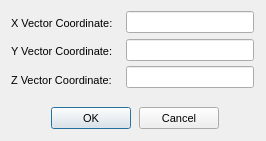
<?xml version="1.0"?>
<ui version="4.0">
  <class>Form</class>
  <widget class="QDialog" name="IDD_DALLAS_VECTOR_DIALOG">
    <property name="geometry">
      <rect>
        <x>0</x>
        <y>0</y>
        <width>266</width>
        <height>141</height>
      </rect>
    </property>
    <property name="windowTitle">
      <string>Vector Value Prompt</string>
    </property>
    <property name="font">
      <font>
        <family>Liberation Sans</family>
        <pointsize>8</pointsize>
        <bold>false</bold>
        <italic>false</italic>
      </font>
    </property>
    <property name="enabled">
      <bool>true</bool>
    </property>
    <property name="windowFlags">
      <set>Qt::Dialog|Qt::WindowCloseButtonHint</set>
    </property>
    <property name="minimumSize">
      <size>
        <width>266</width>
        <height>141</height>
      </size>
    </property>
    <property name="maximumSize">
      <size>
        <width>266</width>
        <height>141</height>
      </size>
    </property>
    <widget class="QLineEdit" name="IDC_DATA1_EDIT">
      <property name="geometry">
        <rect>
          <x>126</x>
          <y>11</y>
          <width>128</width>
          <height>22</height>
        </rect>
      </property>
      <property name="visible">
        <bool>true</bool>
      </property>
      <property name="enabled">
        <bool>true</bool>
      </property>
    </widget>
    <widget class="QLabel" name="IDC_STATIC">
      <property name="geometry">
        <rect>
          <x>11</x>
          <y>17</y>
          <width>110</width>
          <height>13</height>
        </rect>
      </property>
      <property name="text">
        <string>X Vector Coordinate:</string>
      </property>
      <property name="visible">
        <bool>true</bool>
      </property>
      <property name="enabled">
        <bool>true</bool>
      </property>
      <property name="alignment">
        <set>Qt::AlignLeft</set>
      </property>
    </widget>
    <widget class="QLineEdit" name="IDC_DATA2_EDIT">
      <property name="geometry">
        <rect>
          <x>126</x>
          <y>39</y>
          <width>128</width>
          <height>22</height>
        </rect>
      </property>
      <property name="visible">
        <bool>true</bool>
      </property>
      <property name="enabled">
        <bool>true</bool>
      </property>
    </widget>
    <widget class="QLabel" name="IDC_STATIC_2">
      <property name="geometry">
        <rect>
          <x>11</x>
          <y>45</y>
          <width>110</width>
          <height>13</height>
        </rect>
      </property>
      <property name="text">
        <string>Y Vector Coordinate:</string>
      </property>
      <property name="visible">
        <bool>true</bool>
      </property>
      <property name="enabled">
        <bool>true</bool>
      </property>
      <property name="alignment">
        <set>Qt::AlignLeft</set>
      </property>
    </widget>
    <widget class="QLineEdit" name="IDC_DATA3_EDIT">
      <property name="geometry">
        <rect>
          <x>126</x>
          <y>66</y>
          <width>128</width>
          <height>22</height>
        </rect>
      </property>
      <property name="visible">
        <bool>true</bool>
      </property>
      <property name="enabled">
        <bool>true</bool>
      </property>
    </widget>
    <widget class="QLabel" name="IDC_STATIC_3">
      <property name="geometry">
        <rect>
          <x>11</x>
          <y>74</y>
          <width>110</width>
          <height>13</height>
        </rect>
      </property>
      <property name="text">
        <string>Z Vector Coordinate:</string>
      </property>
      <property name="visible">
        <bool>true</bool>
      </property>
      <property name="enabled">
        <bool>true</bool>
      </property>
      <property name="alignment">
        <set>Qt::AlignLeft</set>
      </property>
    </widget>
    <widget class="QPushButton" name="IDOK">
      <property name="geometry">
        <rect>
          <x>51</x>
          <y>107</y>
          <width>80</width>
          <height>22</height>
        </rect>
      </property>
      <property name="text">
        <string>OK</string>
      </property>
      <property name="visible">
        <bool>true</bool>
      </property>
      <property name="enabled">
        <bool>true</bool>
      </property>
      <property name="default">
        <bool>true</bool>
      </property>
      <property name="autoDefault">
        <bool>true</bool>
      </property>
    </widget>
    <widget class="QPushButton" name="IDCANCEL">
      <property name="geometry">
        <rect>
          <x>139</x>
          <y>107</y>
          <width>80</width>
          <height>22</height>
        </rect>
      </property>
      <property name="text">
        <string>Cancel</string>
      </property>
      <property name="visible">
        <bool>true</bool>
      </property>
      <property name="enabled">
        <bool>true</bool>
      </property>
      <property name="default">
        <bool>false</bool>
      </property>
      <property name="autoDefault">
        <bool>false</bool>
      </property>
    </widget>
    <action name="IDD_ORPHANHUNTER">
      <property name="text">
        <string>Orphan Hunter</string>
      </property>
    </action>
    <action name="IDD_REORDER_PAGES">
      <property name="text">
        <string>Reorder Net Pages</string>
      </property>
    </action>
    <action name="IDD_SHOW_ALL_CHECKED_OUT">
      <property name="text">
        <string>Show All Pages Checked Out</string>
      </property>
    </action>
    <action name="IDM_IMPORT_BITMAP">
      <property name="text">
        <string>Bitmap/Animation Converter...</string>
      </property>
    </action>
    <action name="ID_APP_ABOUT">
      <property name="text">
        <string>&amp;About editor...</string>
      </property>
    </action>
    <action name="ID_APP_EXIT">
      <property name="text">
        <string>E&amp;xit</string>
      </property>
      <property name="shortcut">
        <string>Alt+X</string>
      </property>
    </action>
    <action name="ID_BRIEFING_EDITOR">
      <property name="text">
        <string>Briefing Editor...</string>
      </property>
    </action>
    <action name="ID_BUTTON_LIGHTING">
      <property name="text">
        <string>ID_BUTTON_LIGHTING</string>
      </property>
    </action>
    <action name="ID_BUTTON_OUTLINE">
      <property name="text">
        <string>ID_BUTTON_OUTLINE</string>
      </property>
    </action>
    <action name="ID_BUTTON_WINDOWSELECTION">
      <property name="text">
        <string>ID_BUTTON_WINDOWSELECTION</string>
      </property>
    </action>
    <action name="ID_D3HELP">
      <property name="text">
        <string>Help on D3 Editor</string>
      </property>
    </action>
    <action name="ID_EDITORS_AIPROPERTIES">
      <property name="text">
        <string>AI Properties...</string>
      </property>
    </action>
    <action name="ID_EDITORS_AMBIENTSOUNDS">
      <property name="text">
        <string>Ambient Sounds...</string>
      </property>
    </action>
    <action name="ID_EDITORS_DALLAS">
      <property name="text">
        <string>Dallas Graphical Script Editor...</string>
      </property>
    </action>
    <action name="ID_EDITORS_FILES">
      <property name="text">
        <string>Files...</string>
      </property>
    </action>
    <action name="ID_EDITORS_MEGACELLS">
      <property name="text">
        <string>Megacells...</string>
      </property>
    </action>
    <action name="ID_EDIT_ADDSELECT">
      <property name="text">
        <string>Add Current Room to Selected List</string>
      </property>
    </action>
    <action name="ID_EDIT_ATTACH">
      <property name="text">
        <string>&amp;Attach</string>
      </property>
    </action>
    <action name="ID_EDIT_CLEARSELECTED">
      <property name="text">
        <string>Clear Selected List</string>
      </property>
    </action>
    <action name="ID_EDIT_COPY">
      <property name="text">
        <string>&amp;Copy</string>
      </property>
      <property name="shortcut">
        <string>Ctrl+Ins</string>
      </property>
    </action>
    <action name="ID_EDIT_CUT">
      <property name="text">
        <string>Cu&amp;t</string>
      </property>
      <property name="shortcut">
        <string>Shift+Del</string>
      </property>
    </action>
    <action name="ID_EDIT_DELETE">
      <property name="text">
        <string>&amp;Delete</string>
      </property>
    </action>
    <action name="ID_EDIT_LOADSCRAP">
      <property name="text">
        <string>Load Scrap from Disk</string>
      </property>
    </action>
    <action name="ID_EDIT_PASTE">
      <property name="text">
        <string>&amp;Paste</string>
      </property>
      <property name="shortcut">
        <string>Shift+Ins</string>
      </property>
    </action>
    <action name="ID_EDIT_PLACE">
      <property name="text">
        <string>&amp;Place in Mine</string>
      </property>
    </action>
    <action name="ID_EDIT_PLACE_TERRAIN">
      <property name="text">
        <string>&amp;Place on Terrain</string>
      </property>
    </action>
    <action name="ID_EDIT_REMOVESELECT">
      <property name="text">
        <string>Remove Current Room from Selected List</string>
      </property>
    </action>
    <action name="ID_EDIT_SAVESCRAP">
      <property name="text">
        <string>Save Scrap to Disk</string>
      </property>
    </action>
    <action name="ID_EDIT_SELECTATTACHED">
      <property name="text">
        <string>Select All Rooms Attached to Current Room</string>
      </property>
    </action>
    <action name="ID_EDIT_UNDO">
      <property name="text">
        <string>&amp;Undo</string>
      </property>
      <property name="shortcut">
        <string>Alt+Backspace</string>
      </property>
    </action>
    <action name="ID_FILE_AUTOSAVE">
      <property name="text">
        <string>Autosave</string>
      </property>
      <property name="checkable">
        <bool>true</bool>
      </property>
    </action>
    <action name="ID_FILE_CHECKMINE">
      <property name="text">
        <string>&amp;Check Mine</string>
      </property>
    </action>
    <action name="ID_FILE_FIXCRACKS">
      <property name="text">
        <string>Fix Level Cracks</string>
      </property>
    </action>
    <action name="ID_FILE_FIXDEGENERATEFACES">
      <property name="text">
        <string>Fix/Remove Degenerate Faces</string>
      </property>
    </action>
    <action name="ID_FILE_IMPORT_ROOM">
      <property name="text">
        <string>Import 3DSMax Room</string>
      </property>
    </action>
    <action name="ID_FILE_INFORMATION">
      <property name="text">
        <string>&amp;Information</string>
      </property>
      <property name="shortcut">
        <string>Alt+I</string>
      </property>
    </action>
    <action name="ID_FILE_LEAVE_EDITOR">
      <property name="text">
        <string>Go to main menu...</string>
      </property>
    </action>
    <action name="ID_FILE_LEVELPROPS">
      <property name="text">
        <string>Set Selected Room(s) Properties</string>
      </property>
    </action>
    <action name="ID_FILE_LEVEL_INFO">
      <property name="text">
        <string>Edit Level Info...</string>
      </property>
    </action>
    <action name="ID_FILE_MRU_FILE1">
      <property name="text">
        <string>Recent File</string>
      </property>
      <property name="enabled">
        <bool>false</bool>
      </property>
    </action>
    <action name="ID_FILE_NEW">
      <property name="text">
        <string>&amp;New</string>
      </property>
      <property name="shortcut">
        <string>Ctrl+N</string>
      </property>
    </action>
    <action name="ID_FILE_OPEN">
      <property name="text">
        <string>&amp;Open...</string>
      </property>
      <property name="shortcut">
        <string>Ctrl+O</string>
      </property>
    </action>
    <action name="ID_FILE_PLAY640X480">
      <property name="text">
        <string>&amp;Play in 640 x 480</string>
      </property>
      <property name="shortcut">
        <string>Alt+P</string>
      </property>
    </action>
    <action name="ID_FILE_PREFERENCES">
      <property name="text">
        <string>Preferences</string>
      </property>
    </action>
    <action name="ID_FILE_PRINT">
      <property name="text">
        <string>&amp;Print...</string>
      </property>
      <property name="shortcut">
        <string>Ctrl+P</string>
      </property>
    </action>
    <action name="ID_FILE_PRINT_PREVIEW">
      <property name="text">
        <string>Print Pre&amp;view</string>
      </property>
    </action>
    <action name="ID_FILE_PRINT_SETUP">
      <property name="text">
        <string>P&amp;rint Setup...</string>
      </property>
    </action>
    <action name="ID_FILE_REMOVEDUPLICATEFACESFROMCURRENTROOM">
      <property name="text">
        <string>Remove Duplicate Faces from Current Room</string>
      </property>
    </action>
    <action name="ID_FILE_REMOVEEXTRAPOINTS">
      <property name="text">
        <string>Remove Extra Points</string>
      </property>
    </action>
    <action name="ID_FILE_RESTOREGAMESTATE">
      <property name="text">
        <string>Restore Gamestate</string>
      </property>
    </action>
    <action name="ID_FILE_SAVE">
      <property name="text">
        <string>&amp;Save</string>
      </property>
      <property name="shortcut">
        <string>Ctrl+S</string>
      </property>
    </action>
    <action name="ID_FILE_SAVEGOALTEXT">
      <property name="text">
        <string>Save Goal Text to File</string>
      </property>
    </action>
    <action name="ID_FILE_SAVE_AS">
      <property name="text">
        <string>Save &amp;As...</string>
      </property>
    </action>
    <action name="ID_FILE_SAVE_COPY_AS">
      <property name="text">
        <string>Save Copy &amp;As...</string>
      </property>
    </action>
    <action name="ID_FILE_STATS">
      <property name="text">
        <string>Show Level Stats</string>
      </property>
    </action>
    <action name="ID_FILE_UPDATE">
      <property name="text">
        <string>&amp;Update</string>
      </property>
      <property name="shortcut">
        <string>Ctrl+S</string>
      </property>
    </action>
    <action name="ID_FILE_VERIFY_LEVEL">
      <property name="text">
        <string>Verify Level</string>
      </property>
    </action>
    <action name="ID_HOTSPOT_TGA">
      <property name="text">
        <string>HotSpot TGA Extractor...</string>
      </property>
    </action>
    <action name="ID_MINE_VIEW">
      <property name="text">
        <string>Mine View</string>
      </property>
      <property name="shortcut">
        <string>F2</string>
      </property>
    </action>
    <action name="ID_OBJBUTTON">
      <property name="text">
        <string>ID_OBJBUTTON</string>
      </property>
    </action>
    <action name="ID_OBJECT_DELETEOBJECT">
      <property name="text">
        <string>Delete Object</string>
      </property>
      <property name="shortcut">
        <string>Del</string>
      </property>
    </action>
    <action name="ID_OBJECT_MOVEPLAYER">
      <property name="text">
        <string>Move Player 0 to Viewer</string>
      </property>
    </action>
    <action name="ID_OBJECT_PLACECAMERAATCURRENTFACE">
      <property name="text">
        <string>Create New Camera at Current Face</string>
      </property>
    </action>
    <action name="ID_OBJECT_PLACECAMERAATVIEWER">
      <property name="text">
        <string>Create New Camera at Viewer</string>
      </property>
    </action>
    <action name="ID_OBJECT_PLACEOBJECT">
      <property name="text">
        <string>Place Object</string>
      </property>
      <property name="shortcut">
        <string>Ins</string>
      </property>
    </action>
    <action name="ID_OBJECT_PLACESOUNDSOURCEATVIEWER">
      <property name="text">
        <string>Create SoundSource at Viewer</string>
      </property>
    </action>
    <action name="ID_OBJECT_PLACEWAYPOINTATVIEWER">
      <property name="text">
        <string>Place Waypoint at Viewer</string>
      </property>
    </action>
    <action name="ID_OBJECT_SELECTBYNUMBER">
      <property name="text">
        <string>Select Object By Number</string>
      </property>
    </action>
    <action name="ID_OBJECT_SETCAMERAFROMVIEWER">
      <property name="text">
        <string>Move Camera to Viewer</string>
      </property>
    </action>
    <action name="ID_OBJECT_SETVIEWERFROMCAMERA">
      <property name="text">
        <string>Move Viewer to Camera</string>
      </property>
    </action>
    <action name="ID_OSIRISCOMPILE">
      <property name="text">
        <string>ID_OSIRISCOMPILE</string>
      </property>
    </action>
    <action name="ID_REINIT_OPENGL">
      <property name="text">
        <string>ID_REINIT_OPENGL</string>
      </property>
    </action>
    <action name="ID_ROOM_ADD">
      <property name="text">
        <string>&amp;Add Room at Current Face</string>
      </property>
      <property name="shortcut">
        <string>Shift+A</string>
      </property>
    </action>
    <action name="ID_ROOM_ADDVERTTONEWFACE">
      <property name="text">
        <string>Add Vert to New Face</string>
      </property>
      <property name="shortcut">
        <string>Shift+V</string>
      </property>
    </action>
    <action name="ID_ROOM_ATTACHROOM">
      <property name="text">
        <string>Attach Room</string>
      </property>
    </action>
    <action name="ID_ROOM_BUILDBRIDGE">
      <property name="text">
        <string>&amp;Build Bridge</string>
      </property>
    </action>
    <action name="ID_ROOM_BUILDSMOOTHBRIDGE">
      <property name="text">
        <string>Build Smooth Bridge</string>
      </property>
      <property name="shortcut">
        <string>Ctrl+B</string>
      </property>
    </action>
    <action name="ID_ROOM_CLEARCENTERPOINT">
      <property name="text">
        <string>Clear Center Point</string>
      </property>
    </action>
    <action name="ID_ROOM_COMBINE">
      <property name="text">
        <string>Combine Rooms</string>
      </property>
    </action>
    <action name="ID_ROOM_DELETE">
      <property name="text">
        <string>Delete Current Room</string>
      </property>
    </action>
    <action name="ID_ROOM_DELETECONNECTEDFACES">
      <property name="text">
        <string>Delete Connected Faces</string>
      </property>
    </action>
    <action name="ID_ROOM_DELETEFACE">
      <property name="text">
        <string>Delete Current Face</string>
      </property>
    </action>
    <action name="ID_ROOM_DELETEPORTAL">
      <property name="text">
        <string>Delete Current Portal</string>
      </property>
    </action>
    <action name="ID_ROOM_DELETEVERT">
      <property name="text">
        <string>Delete Current Vert From Face</string>
      </property>
    </action>
    <action name="ID_ROOM_DROPROOM">
      <property name="text">
        <string>Drop Room</string>
      </property>
    </action>
    <action name="ID_ROOM_FACE_ADDVERTTOEDGE">
      <property name="text">
        <string>Add Vert To Edge</string>
      </property>
    </action>
    <action name="ID_ROOM_FACE_DELETEVERTONEDGE">
      <property name="text">
        <string>Delete Vert on Edge</string>
      </property>
    </action>
    <action name="ID_ROOM_FACE_MOVEVERTONEDGE">
      <property name="text">
        <string>Move Vert on Edge</string>
      </property>
    </action>
    <action name="ID_ROOM_FACE_SPLITFACE">
      <property name="text">
        <string>Split Face</string>
      </property>
    </action>
    <action name="ID_ROOM_FINISHNEWFACE">
      <property name="text">
        <string>Add Last Point to New Face (Finish Face)</string>
      </property>
    </action>
    <action name="ID_ROOM_GRABTEXTURE">
      <property name="text">
        <string>Grab Texture</string>
      </property>
      <property name="shortcut">
        <string>G</string>
      </property>
    </action>
    <action name="ID_ROOM_JOINROOMS">
      <property name="text">
        <string>Join Rooms</string>
      </property>
    </action>
    <action name="ID_ROOM_JOINROOMSEXACT">
      <property name="text">
        <string>Join Rooms Exact</string>
      </property>
    </action>
    <action name="ID_ROOM_JOIN_ADJACENT_FACES">
      <property name="text">
        <string>Join Adjacent Faces</string>
      </property>
    </action>
    <action name="ID_ROOM_LINKTONEWEXTERNAL">
      <property name="text">
        <string>Link Room to New External Room</string>
      </property>
    </action>
    <action name="ID_ROOM_MARK">
      <property name="text">
        <string>&amp;Mark Room/Face</string>
      </property>
      <property name="shortcut">
        <string>Ctrl+M</string>
      </property>
    </action>
    <action name="ID_ROOM_MERGEOBJECTINTOROOM">
      <property name="text">
        <string>Merge Object into Room</string>
      </property>
    </action>
    <action name="ID_ROOM_NEXTFACE">
      <property name="text">
        <string>Next Face</string>
      </property>
      <property name="shortcut">
        <string>F</string>
      </property>
    </action>
    <action name="ID_ROOM_PLACEROOM">
      <property name="text">
        <string>Place Room at Current Room</string>
      </property>
    </action>
    <action name="ID_ROOM_PLACETERRAINROOM">
      <property name="text">
        <string>Place Room at Current Terrain Cell</string>
      </property>
    </action>
    <action name="ID_ROOM_PREVIOUSFACE">
      <property name="text">
        <string>Previous Face</string>
      </property>
      <property name="shortcut">
        <string>Shift+F</string>
      </property>
    </action>
    <action name="ID_ROOM_PROPAGATETOADJACENTCOPLANARFACES">
      <property name="text">
        <string>Propagate to Adjacent Coplanar Faces</string>
      </property>
      <property name="shortcut">
        <string>Ctrl+F</string>
      </property>
    </action>
    <action name="ID_ROOM_PROPAGATETOALL">
      <property name="text">
        <string>Propagate to All Faces in Room</string>
      </property>
      <property name="shortcut">
        <string>Shift+R</string>
      </property>
    </action>
    <action name="ID_ROOM_RENAMEROOM">
      <property name="text">
        <string>Rename Room</string>
      </property>
      <property name="shortcut">
        <string>Ctrl+R</string>
      </property>
    </action>
    <action name="ID_ROOM_ROTATEPLACEDROOM45DEGREES">
      <property name="text">
        <string>Rotate Placed Room 45 Degrees</string>
      </property>
    </action>
    <action name="ID_ROOM_SAVECURRENTROOM">
      <property name="text">
        <string>Save Current Room</string>
      </property>
    </action>
    <action name="ID_ROOM_SELECTBYNUMBER">
      <property name="text">
        <string>Select Room by Number</string>
      </property>
    </action>
    <action name="ID_ROOM_SELECTFACEBYNUMBER">
      <property name="text">
        <string>Select Face by Number</string>
      </property>
    </action>
    <action name="ID_ROOM_SETCENTERFROMVIEWER">
      <property name="text">
        <string>Set Room Center from Viewer</string>
      </property>
    </action>
    <action name="ID_ROOM_SNAPPLACEDROOM">
      <property name="text">
        <string>Snap Placed Room</string>
      </property>
    </action>
    <action name="ID_ROOM_SNAPPOINTTOEDGE">
      <property name="text">
        <string>Snap Point to Edge</string>
      </property>
    </action>
    <action name="ID_ROOM_SNAPPOINTTOFACE">
      <property name="text">
        <string>Snap Point to Face</string>
      </property>
    </action>
    <action name="ID_ROOM_SNAPPOINTTOPOINT">
      <property name="text">
        <string>Snap Point to Point</string>
      </property>
    </action>
    <action name="ID_ROOM_SPLITFACE">
      <property name="text">
        <string>Triangulate face</string>
      </property>
    </action>
    <action name="ID_ROOM_STARTNEWFACE">
      <property name="text">
        <string>Add First Point to New Face (Start Face)</string>
      </property>
    </action>
    <action name="ID_ROOM_SWAPMAKEDANDCURRENTROOMFACE">
      <property name="text">
        <string>Swap Marked and Current Room/Face</string>
      </property>
    </action>
    <action name="ID_ROOM_UNDOSNAP">
      <property name="text">
        <string>Undo Snap</string>
      </property>
    </action>
    <action name="ID_ROOM_UNPLACEROOM">
      <property name="text">
        <string>Un-place Room/Group/Door</string>
      </property>
    </action>
    <action name="ID_ROOM_VIEW">
      <property name="text">
        <string>Room View</string>
      </property>
      <property name="shortcut">
        <string>F4</string>
      </property>
    </action>
    <action name="ID_SCRIPT_LEVEL_INTERFACE">
      <property name="text">
        <string>Levels and Scripts...</string>
      </property>
    </action>
    <action name="ID_SUBEDITORS_FONT">
      <property name="text">
        <string>Font Editor...</string>
      </property>
    </action>
    <action name="ID_SUBEDITORS_HOGMAKER">
      <property name="text">
        <string>Hog Maker...</string>
      </property>
    </action>
    <action name="ID_SUBEDITORS_TABLEFILEEDIT">
      <property name="text">
        <string>Table File Text Editor...</string>
      </property>
    </action>
    <action name="ID_SUBEDITORS_TABLEFILEFILTER">
      <property name="text">
        <string>Table File Filter...</string>
      </property>
    </action>
    <action name="ID_TABLEEDIT_FILE_EXIT">
      <property name="text">
        <string>&amp;Exit</string>
      </property>
    </action>
    <action name="ID_TABLEEDIT_FILE_LOAD">
      <property name="text">
        <string>&amp;Load...</string>
      </property>
    </action>
    <action name="ID_TABLEEDIT_FILE_SAVE">
      <property name="text">
        <string>&amp;Save</string>
      </property>
    </action>
    <action name="ID_TABLEEDIT_FILE_SAVE_AS">
      <property name="text">
        <string>S&amp;ave as...</string>
      </property>
    </action>
    <action name="ID_TABLEFILTER_FILE_EXIT">
      <property name="text">
        <string>Exit</string>
      </property>
    </action>
    <action name="ID_TABLEFILTER_FILE_LOAD">
      <property name="text">
        <string>Load...</string>
      </property>
    </action>
    <action name="ID_TABLEFILTER_FILE_NEW">
      <property name="text">
        <string>New</string>
      </property>
    </action>
    <action name="ID_TABLEFILTER_FILE_SAVE">
      <property name="text">
        <string>Save</string>
      </property>
    </action>
    <action name="ID_TABLEFILTER_FILE_SAVEAS">
      <property name="text">
        <string>Save as...</string>
      </property>
    </action>
    <action name="ID_TERRAIN_VIEW">
      <property name="text">
        <string>Terrain View</string>
      </property>
      <property name="shortcut">
        <string>F3</string>
      </property>
    </action>
    <action name="ID_TEST_TEST1">
      <property name="text">
        <string>Test function 1</string>
      </property>
    </action>
    <action name="ID_TEST_TEST2">
      <property name="text">
        <string>Test function 2</string>
      </property>
    </action>
    <action name="ID_TEST_TEST3">
      <property name="text">
        <string>Test function 3</string>
      </property>
    </action>
    <action name="ID_TOOLS_WORLD_OBJECTS_BUILDINGS">
      <property name="text">
        <string>Buildings...</string>
      </property>
    </action>
    <action name="ID_TOOLS_WORLD_OBJECTS_CLUTTER">
      <property name="text">
        <string>Clutter...</string>
      </property>
    </action>
    <action name="ID_TOOLS_WORLD_OBJECTS_DOOR">
      <property name="text">
        <string>Doors...</string>
      </property>
    </action>
    <action name="ID_TOOLS_WORLD_OBJECTS_LIGHTS">
      <property name="text">
        <string>Lights...</string>
      </property>
    </action>
    <action name="ID_TOOLS_WORLD_OBJECTS_PLAYER">
      <property name="text">
        <string>Player Ships...</string>
      </property>
    </action>
    <action name="ID_TOOLS_WORLD_OBJECTS_POWERUPS">
      <property name="text">
        <string>Powerups...</string>
      </property>
    </action>
    <action name="ID_TOOLS_WORLD_OBJECTS_ROBOTS">
      <property name="text">
        <string>Robots...</string>
      </property>
    </action>
    <action name="ID_TOOLS_WORLD_OBJECTS_SOUND">
      <property name="text">
        <string>Sounds...</string>
      </property>
    </action>
    <action name="ID_TOOLS_WORLD_TEXTURES">
      <property name="text">
        <string>Textures...</string>
      </property>
    </action>
    <action name="ID_TOOLS_WORLD_WEAPONS">
      <property name="text">
        <string>Weapons...</string>
      </property>
    </action>
    <action name="ID_VIEW_CENTERONCUBE">
      <property name="text">
        <string>Center on Current &amp;Room</string>
      </property>
      <property name="shortcut">
        <string>Home</string>
      </property>
    </action>
    <action name="ID_VIEW_CENTERONMINE">
      <property name="text">
        <string>Center on &amp;Mine Origin</string>
      </property>
    </action>
    <action name="ID_VIEW_CENTERONOBJECT">
      <property name="text">
        <string>Center on Current &amp;Object</string>
      </property>
    </action>
    <action name="ID_VIEW_DELETEVIEWER">
      <property name="text">
        <string>Delete Viewer</string>
      </property>
    </action>
    <action name="ID_VIEW_FLIP">
      <property name="text">
        <string>Flip Viewer</string>
      </property>
      <property name="shortcut">
        <string>/</string>
      </property>
    </action>
    <action name="ID_VIEW_KEYPAD_TOGGLE">
      <property name="text">
        <string>Keypad</string>
      </property>
      <property name="shortcut">
        <string>F10</string>
      </property>
    </action>
    <action name="ID_VIEW_MOVECAMERATOCURRENTOBJECT">
      <property name="text">
        <string>Move camera to Current Object</string>
      </property>
    </action>
    <action name="ID_VIEW_MOVECAMERATOSELECTEDFACE">
      <property name="text">
        <string>Move camera to &amp;Current Face</string>
      </property>
      <property name="shortcut">
        <string>Shift+C</string>
      </property>
    </action>
    <action name="ID_VIEW_MOVECAMERATOSELECTEDROOM">
      <property name="text">
        <string>Move camera to &amp;Current Room</string>
      </property>
      <property name="shortcut">
        <string>C</string>
      </property>
    </action>
    <action name="ID_VIEW_NEWVIEWER">
      <property name="text">
        <string>New Viewer</string>
      </property>
    </action>
    <action name="ID_VIEW_NEXTVIEWER">
      <property name="text">
        <string>Next Viewer</string>
      </property>
    </action>
    <action name="ID_VIEW_RESETVIEWRADIUS">
      <property name="text">
        <string>Reset View Radius</string>
      </property>
    </action>
    <action name="ID_VIEW_SHOWOBJECTSINWIREFRAMEVIEW">
      <property name="text">
        <string>Show objects in Wireframe view</string>
      </property>
    </action>
    <action name="ID_VIEW_SHOWVIEWERFORWARDVECTOR">
      <property name="text">
        <string>Show Viewer Forward Vector</string>
      </property>
    </action>
    <action name="ID_VIEW_STATUS_BAR">
      <property name="text">
        <string>&amp;Status Bar</string>
      </property>
    </action>
    <action name="ID_VIEW_TEXTUREMINE">
      <property name="text">
        <string>Te&amp;xtured view</string>
      </property>
    </action>
    <action name="ID_VIEW_TOOLBAR">
      <property name="text">
        <string>&amp;Toolbar</string>
      </property>
    </action>
    <action name="ID_VIEW_VIEWPROP">
      <property name="text">
        <string>Display Viewer Properties</string>
      </property>
    </action>
    <action name="ID_VIEW_WIREFRAMEMINE">
      <property name="text">
        <string>&amp;Wireframe view</string>
      </property>
    </action>
    <action name="ID_WINDOW_CASCADE">
      <property name="text">
        <string>&amp;Cascade</string>
      </property>
    </action>
    <action name="ID_WINDOW_TILE">
      <property name="text">
        <string>&amp;Tile</string>
      </property>
    </action>
    <action name="ID_ZBUTTON">
      <property name="text">
        <string>ID_ZBUTTON</string>
      </property>
    </action>
  </widget>
</ui>
